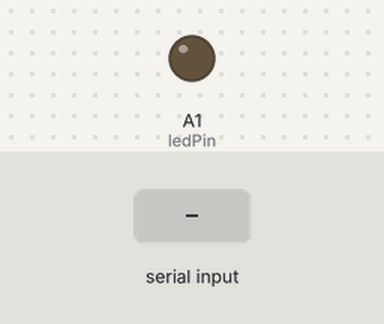
Recording of a sketch running on a simulated Arduino Uno, built with avr-gcc and run on an emulated ATmega328P. Parts: output pins drawn as LEDs (lit = HIGH). Dashed ring = blinking. The test bench sets the inputs (shaded band).

Above: at 1.2 s.
1.3 s: "2" received over Serial
At 1.55 s:
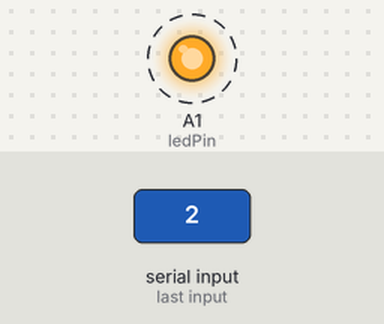
Timing chart, 0 to 4.3 s (numbered marks = the images above; inputs shaded):
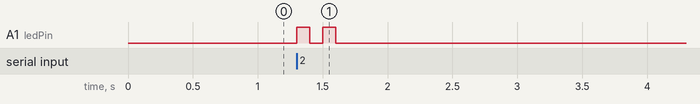

The sketch:

serial_read_from_Rpi.ino
```cpp
/* run serial_test on raspberry pi */

const int ledPin = A1;
int temp = 0;

void setup()
{
  Serial.begin(9600);              //Starting serial communication
  pinMode(ledPin, OUTPUT);
}

void light(int n)
{
  for (int i = 0; i < n; i++)
  {
    digitalWrite(ledPin, HIGH);
    delay(100);
    digitalWrite(ledPin, LOW);
    delay(100);
  }
}

void loop()
{
  if (Serial.available())
  {
    temp = Serial.read() ;  //– '0';
    temp -= '0';
    light(temp);
  }
  //delay(500);
}
```

Measured:
- after the input at 1.3 s, A1 (ledPin): alternates HIGH for 0.10 s and LOW for 0.10 s, 4 changes in all, then stays LOW, starting at once
